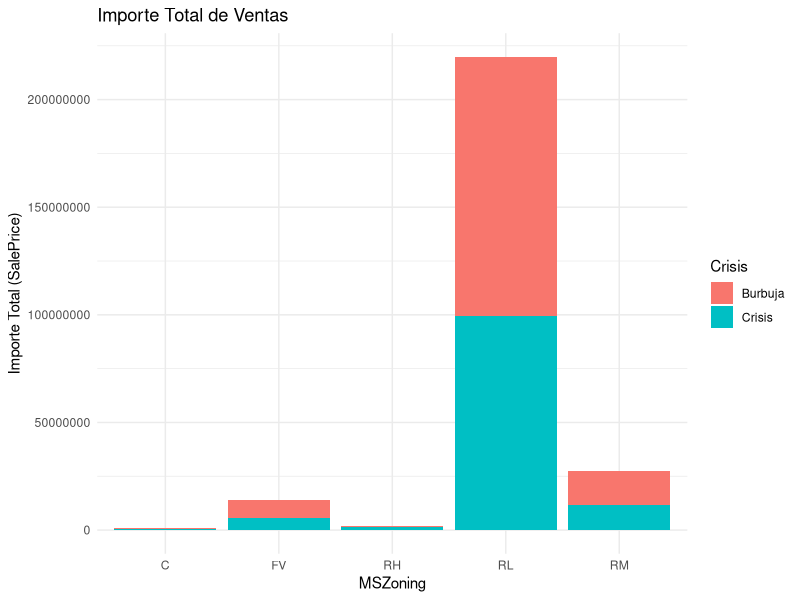
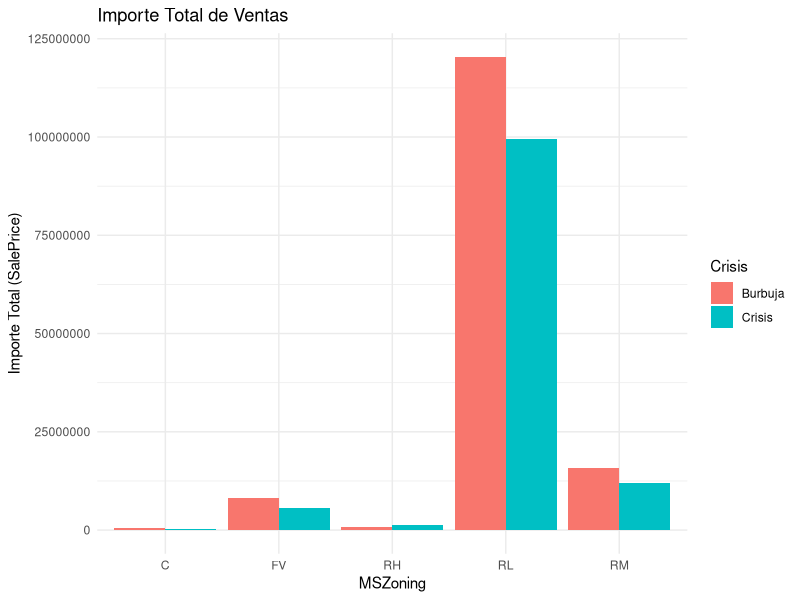
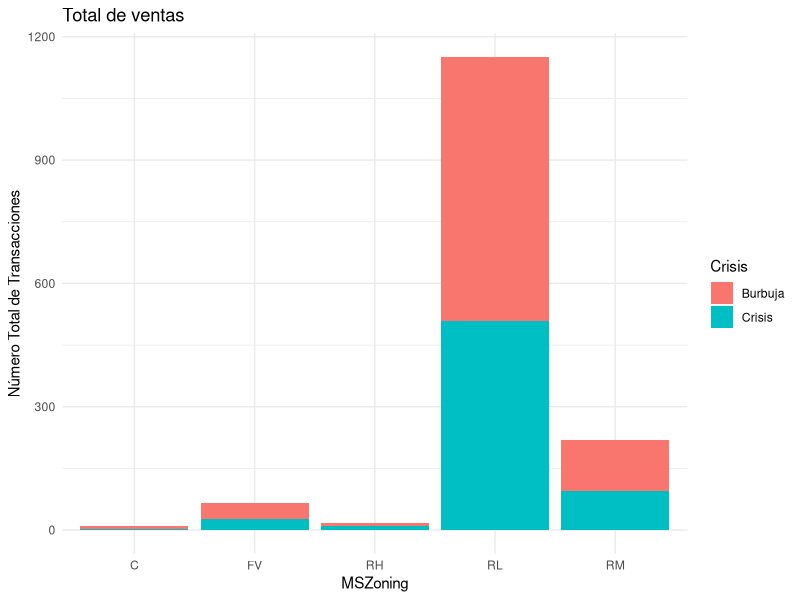
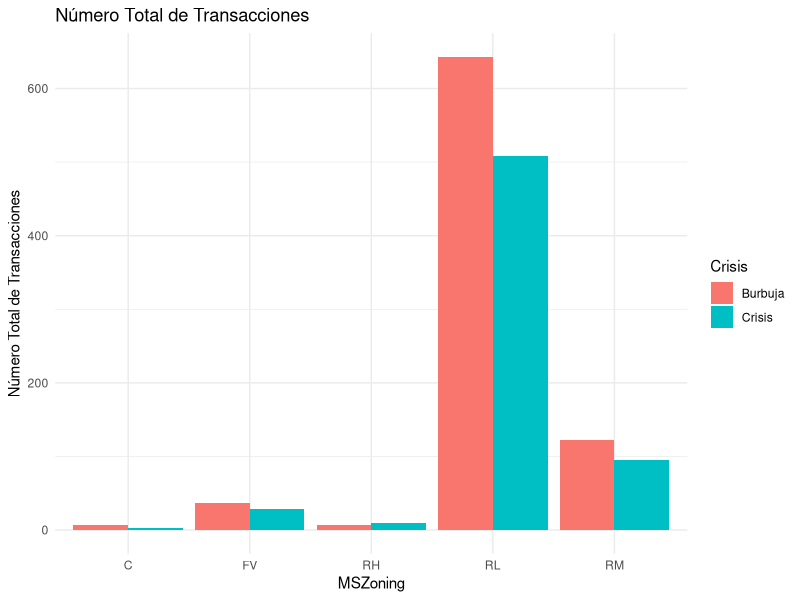

Write R code to recreate these figures, in order.
# Limpiamos el entorno de trabajo  
rm(list=ls())


# 1. Cargar “trainmod”.
datos = read.csv("trainmod.csv",stringsAsFactors = TRUE)

# Resumen de los datos "trainmod"
summary(datos)



# 2. Agregar el Precio de Venta en función de la variable “MSZoning”. Calculando:
#.   a. Importe total de las transacciones.

# Numero total de transacciones por MSZoning 
Tipo = aggregate(SalePrice ~ MSZoning, data = datos, sum)


#.   b. Número total de transacciones.

# Importe total de las transacciones por MSZoning
CountTipo = aggregate(SalePrice ~ MSZoning, data = datos, length)


#.   c. Valor medio de las transacciones.

# Valir medio de las transacciones por MSZoning
MeanTipo = aggregate(SalePrice ~ MSZoning, data = datos, mean)


#    d. Desviación típica de las transacciones.

# Desviación de las transacciones por MSZoning
DesvTipo = aggregate(SalePrice ~ MSZoning, data = datos, sd)



# 3. Agregar el Precio de venta en función de la variable “MSZoning” y la variable “Crisis”. 
#    Calculando:

#    a. Importe total de las transacciones.

# Importe total de las transacciones por 'MSZoning' y 'Crisis'
Tipo2 = aggregate(SalePrice ~ MSZoning + Crisis, data = datos,sum)

#    b. Número total de transacciones:

# Número total de transacciones por 'MSZoning' y 'Crisis'
CountTipo2 = aggregate(SalePrice ~ MSZoning + Crisis, data = datos, length)


#.   c. Valor medio de las transacciones:

# Valor medio de las transacciones por 'MSZoning' y 'Crisis'
MeanTipo2 = aggregate(SalePrice ~ MSZoning + Crisis, data = datos, mean)


#    d. Desviación típica de las transacciones:

# Desviación típica de las transacciones por 'MSZoning' y 'Crisis'
DesvTipo2 = aggregate(SalePrice ~ MSZoning + Crisis, data = datos, sd)


# 4. Graficar de las agregaciones anteriores el Importe Total y el Número Total de 
#    transacciones, de la siguiente forma:
#       a. Valor en el eje de la Y.
#       b. MSZoning en el eje X.
#       c. Color en función de si se vendió en la crisis o fuera de ella.

options(scipen = 999) # Nos ayuda a eleminar la notación cientifica 5+0e
# Podemos graficarlo.
library(ggplot2)

# Gráfico de barras apiladas del importe total de las ventas, diferenciando si fue en crisis o no
ggplot(Tipo2, aes(x = MSZoning, y = SalePrice, fill = Crisis)) + 
  ggtitle("Importe Total de Ventas") + 
  geom_bar(stat="identity") +
  labs(x = "MSZoning", y = "Importe Total (SalePrice)") + 
  theme_minimal()

# Gráfico con barras separadas del importe total de las ventas, diferenciando si fue en crisis o no
ggplot(Tipo2, aes(x = MSZoning, y = SalePrice, fill = Crisis)) + 
  ggtitle("Importe Total de Ventas") + 
  geom_bar(stat = "identity", position = "dodge") +  # con 'position = dodge' separamos las barras por Crisis
  labs(x = "MSZoning", y = "Importe Total (SalePrice)") + 
  theme_minimal()


# Gráfico de barras apiladas con el número total de transacciones, diferenciando si fue en crisis o no
ggplot(CountTipo2, aes(x = MSZoning, y = SalePrice, fill = Crisis)) + 
  ggtitle("Total de ventas") + 
  geom_bar(stat="identity") +
  labs(x = "MSZoning", y = "Número Total de Transacciones") +
  theme_minimal()

# Gráfico de barras separadas con el número total de transacciones, diferenciando si fue en crisis o no
ggplot(CountTipo2, aes(x = MSZoning, y = SalePrice, fill = Crisis)) + 
  ggtitle("Número Total de Transacciones") + 
  geom_bar(stat = "identity", position = "dodge") +  # con 'position = dodge' separamos las barras por Crisis
  labs(x = "MSZoning", y = "Número Total de Transacciones") + 
  theme_minimal()



# 5. Unir las tablas “Valor Medio” y “ Desviación Típica” calculadas en el puntodos.

# Con la funcion Merge unimos las dos tablas.
DatosFinal = merge(MeanTipo, DesvTipo, by = "MSZoning")

# 6. Cambiar los nombres de las variables de la tabla anterior y poner “Media” y 
#    “Desviación”.

# Renombramos las columnas 
names(DatosFinal) <- c("MSZoning", "Media", "Desviación")


# 7. Calcular el cociente entre Media y Desviación.
# 8. Normalizar la tablas creadas en el ejercicio tres.
# 9. Verticalizar los datos originales por la Id.